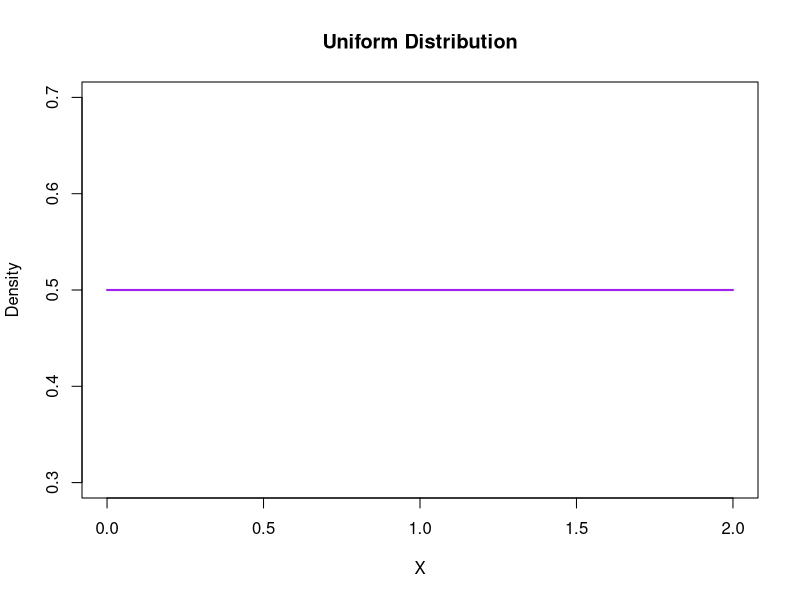

Reproduce this figure in R.
# 問題 4：均勻分配 (Uniform Distribution)
a_uniform <- 0
b_uniform <- 2
x_uniform <- seq(a_uniform, b_uniform, length.out = 100)
uniform_pdf <- dunif(x_uniform, min = a_uniform, max = b_uniform)
plot(x_uniform, uniform_pdf, type = "l", lwd = 2, col = "purple", 
     xlab = "X", 
     ylab = "Density", main = "Uniform Distribution")
prob_uniform <- punif(0.8, min = a_uniform, max = b_uniform) - 
  punif(0.2, min = a_uniform, max = b_uniform)
cat("P(0.2 <= X <= 0.8):", prob_uniform, "\n")
